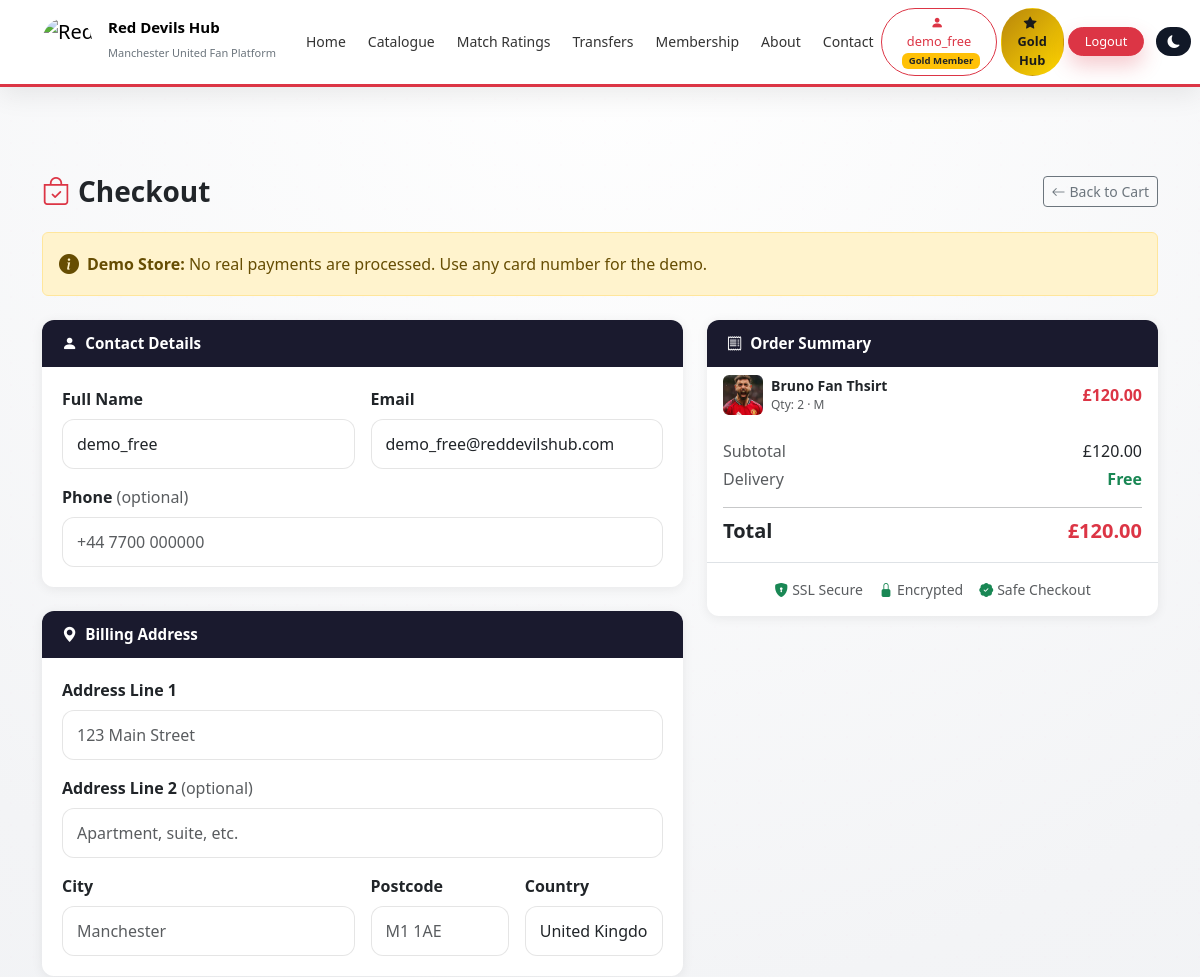
/checkout/checkout/ (signed in, upper part), run on an earlier commit of the app's database.
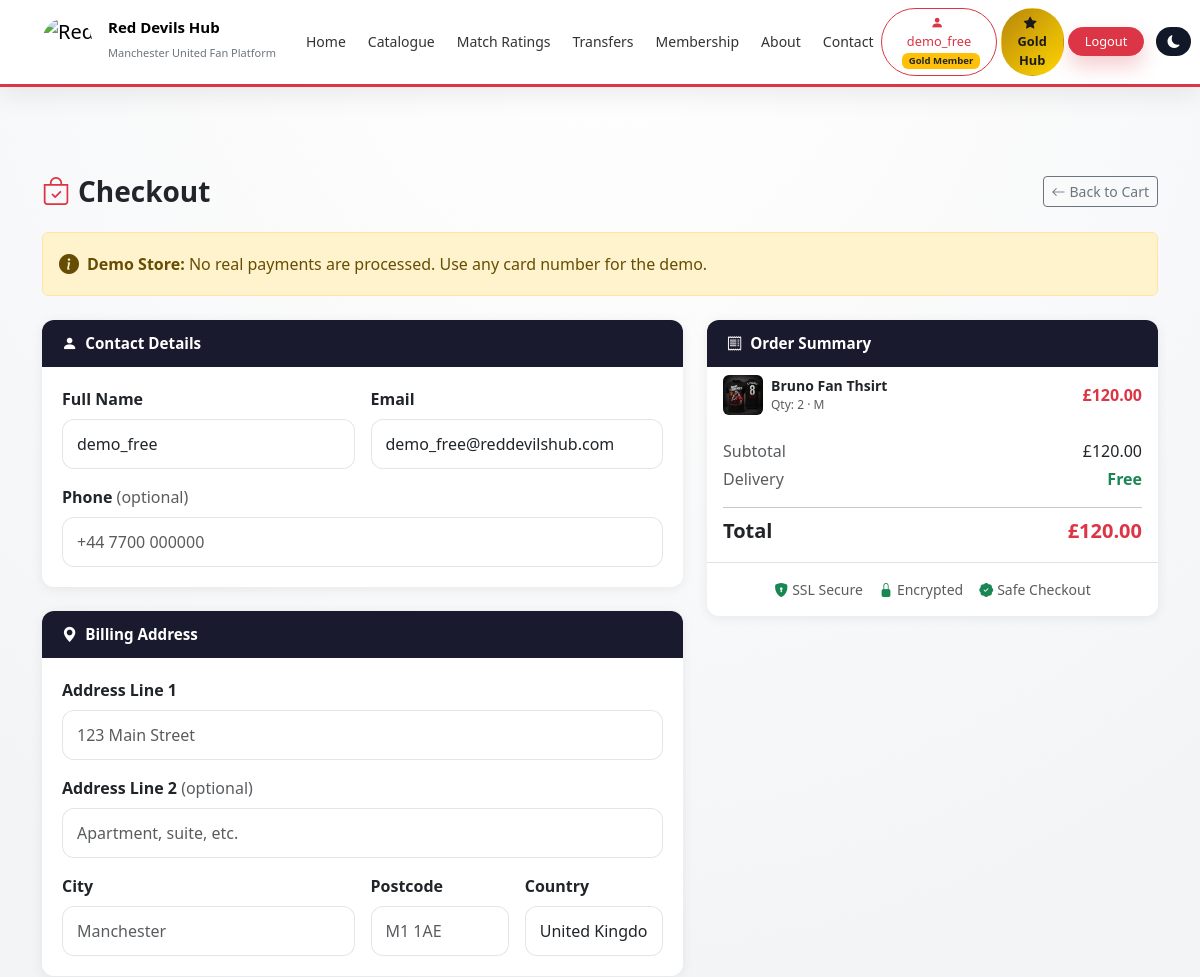
And on a later commit of the database.
### cart/models.py (models this page shows, shortened)
class CartItem(models.Model):
    cart      = models.ForeignKey(Cart, on_delete=models.CASCADE, related_name='items')
    product   = models.ForeignKey(Product, on_delete=models.CASCADE)
    size      = models.CharField(max_length=10, blank=True)
    quantity  = models.PositiveIntegerField(default=1)
    added_at  = models.DateTimeField(auto_now_add=True)
    class Meta:
        unique_together = ('cart', 'product', 'size')
        ordering = ['-added_at']
    @property
    def line_total(self):
        return self.product.price * self.quantity

### catalogue/models.py (models this page shows, shortened)
class Product(models.Model):
    ACCESS_FREE = 'free'
    ACCESS_RED  = 'red'
    ACCESS_GOLD = 'gold'
    ACCESS_CHOICES = [
        (ACCESS_FREE, 'Free'),
        (ACCESS_RED,  'Red Members'),
        (ACCESS_GOLD, 'Gold Members'),
    ]
    SIZE_CHOICES = [
        ('XS', 'XS'), ('S', 'S'), ('M', 'M'),
        ('L', 'L'), ('XL', 'XL'), ('XXL', 'XXL'),
        ('ONE', 'One Size'),
    ]
    subcategory         = models.ForeignKey(SubCategory, on_delete=models.CASCADE, related_name='products')
    player              = models.ForeignKey(Player, on_delete=models.SET_NULL, null=True, blank=True, related_name='products')
    name                = models.CharField(max_length=200)
    slug                = models.SlugField(max_length=200, unique=True, blank=True)
    description         = models.TextField(blank=True)
    price               = models.DecimalField(max_digits=8, decimal_places=2)
    stock_quantity      = models.PositiveIntegerField(default=0)
    colour              = models.CharField(max_length=50, blank=True)
    size                = models.CharField(max_length=10, choices=SIZE_CHOICES, blank=True)
    brand               = models.CharField(max_length=100, blank=True)
    season              = models.CharField(max_length=20, blank=True)
    access_level        = models.CharField(max_length=10, choices=ACCESS_CHOICES, default=ACCESS_FREE)
    is_available        = models.BooleanField(default=True)
    created_at          = models.DateTimeField(auto_now_add=True)
    class Meta:
        ordering = ['-created_at']
    @property
    def primary_image(self):
        img = self.images.filter(is_primary=True).first()
        return img or self.images.first()

class ProductImage(models.Model):
    product    = models.ForeignKey(Product, on_delete=models.CASCADE, related_name='images')
    image      = models.ImageField(upload_to='products/')
    is_primary = models.BooleanField(default=False)
    alt_text   = models.CharField(max_length=200, blank=True)

### checkout/views.py (the view)
# urls.py: path('checkout/checkout/',                       views.checkout,              name='checkout'),
@login_required
def checkout(request):
    cart, redir = _cart_or_redirect(request)
    if redir:
        return redir
    profile = getattr(request.user, 'profile', None)
    initial = {}
    if profile:
        initial = {
            'full_name': request.user.get_full_name() or request.user.username,
            'email':     request.user.email,
        }
    if request.method == 'POST':
        form = CheckoutForm(request.POST)
        if form.is_valid():
            d = form.cleaned_data
            order = Order.objects.create(
                user           = request.user,
                full_name      = d['full_name'],
                email          = d['email'],
                phone          = d.get('phone', ''),
                address_line1  = d['address_line1'],
                address_line2  = d.get('address_line2', ''),
                city           = d['city'],
                postcode       = d['postcode'],
                country        = d['country'],
                payment_method = 'card',
                status         = 'completed',
                total_amount   = cart.total_price,
            )
            for item in cart.items.all():
                OrderItem.objects.create(
                    order        = order,
                    product_name = item.product.name,
                    size         = item.size or '',
                    quantity     = item.quantity,
                    unit_price   = item.product.price,
                )
            cart.items.all().delete()
            return redirect('checkout:confirmation', order_ref=order.order_ref)
    else:
        form = CheckoutForm(initial=initial)
    paypal_client_id = getattr(settings, 'PAYPAL_CLIENT_ID', '')
    return render(request, 'checkout/checkout.html', {
        'form':             form,
        'cart':             cart,
        'items':            cart.items.select_related('product').all(),
        'paypal_client_id': paypal_client_id,
    })

### cart/models.py (called while the page is built)
    @property
    def total_price(self):
        return sum(item.line_total for item in self.items.all())

### checkout/views.py (called while the page is built)
def _cart_or_redirect(request):
    try:
        cart = request.user.cart
        if cart.items.count() == 0:
            return None, redirect('cart:cart_detail')
        return cart, None
    except Cart.DoesNotExist:
        return None, redirect('cart:cart_detail')

### register/models.py (called while the page is built)
    def is_admin(self):
        return self.role == 'admin'

### checkout/templates/checkout/checkout.html (shortened to what the changed rows need)
{% extends "core/base.html" %}
{% load static %}
{% block extra_css %}
<link rel="stylesheet" href="{% static 'checkout/css/checkout.css' %}">
{% endblock %}
{% block content %}
<section class="container my-5">
    <form method="POST" id="checkoutForm">
        <div class="row g-4">
            <div class="col-lg-5">
                <div class="checkout-panel sticky-top" style="top:80px;">
                    <div class="checkout-panel-body p-0">
                        <ul class="list-group list-group-flush">
                            {% for item in items %}
                            <li class="list-group-item px-3 py-2">
                                <div class="d-flex justify-content-between align-items-center">
                                    <div class="d-flex align-items-center gap-2">
                                        {% if item.product.primary_image %}
                                        <img src="{{ item.product.primary_image.image.url }}" alt="{{ item.product.name }}"
                                             class="rounded" style="width:40px;height:40px;object-fit:cover;">
                                        {% endif %}
                                        <div>
                                            <div class="small fw-semibold">{{ item.product.name }}</div>
                                            <div class="text-muted" style="font-size:0.75rem;">
                                                Qty: {{ item.quantity }}{% if item.size %} · {{ item.size }}{% endif %}
                                            </div>
                                        </div>
                                    </div>
                                    <span class="fw-semibold text-danger">£{{ item.line_total }}</span>
                                </div>
                            </li>
                            {% endfor %}
                        </ul>
                    </div>
                </div>
            </div>
        </div>
    </form>
</section>
{% endblock %}

What changed in the data, as far as the page shows it:
changed through a linked row, CartItem "Bruno Fan Thsirt": product.primary_image.image: a different picture
